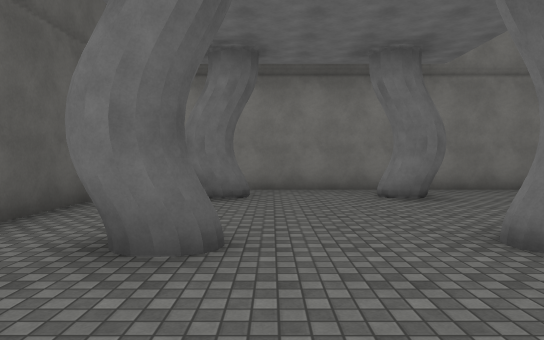
view 1 (above)

22 first-person views from a walk through a 3-D level made in the Unity game engine. The camera is 1.5 m above the floor, tilts 2° down and sees 75° across. The floor is counted in squares, 2 m on a side. Each view is taken from the middle of a square. On the plan, view 1 faces up. The plan holds only what a view shows up to about 11 squares ahead; the rest is blank. The place goes on beyond the plan. The player is left out. Surface patterns are stand-ins for the level's own textures.

view 2
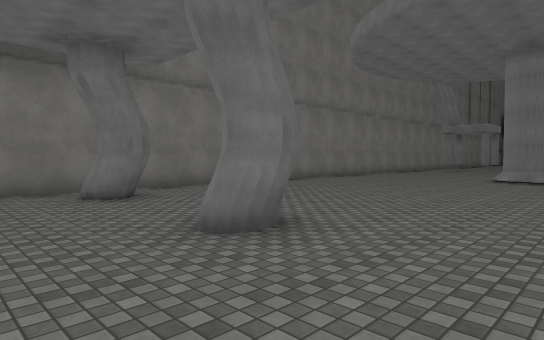

view 3
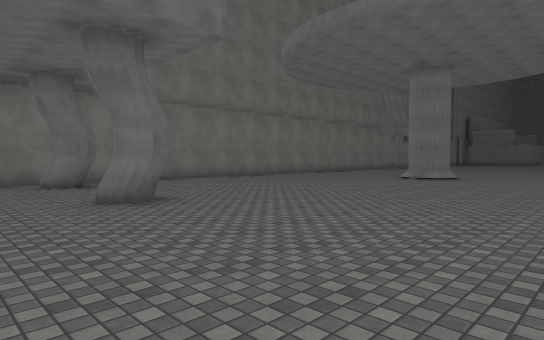

view 4
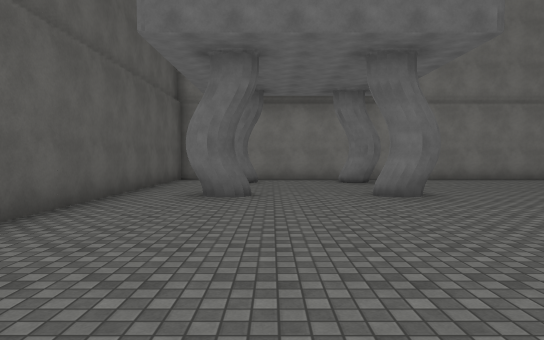

view 5
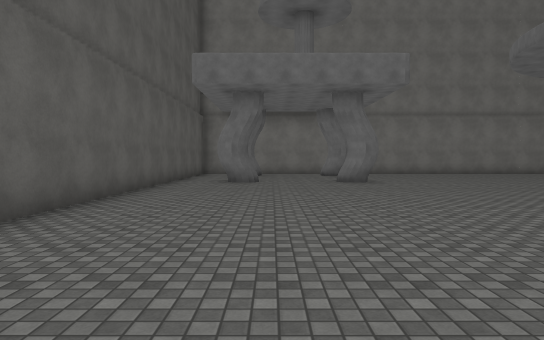

view 6
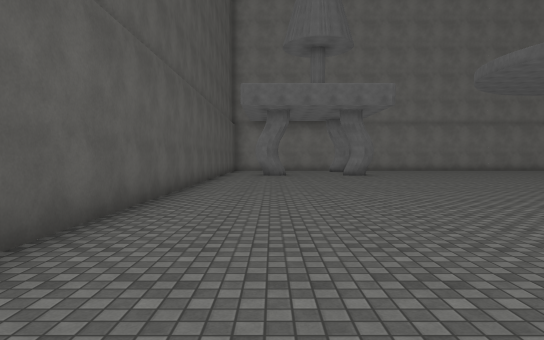

view 7
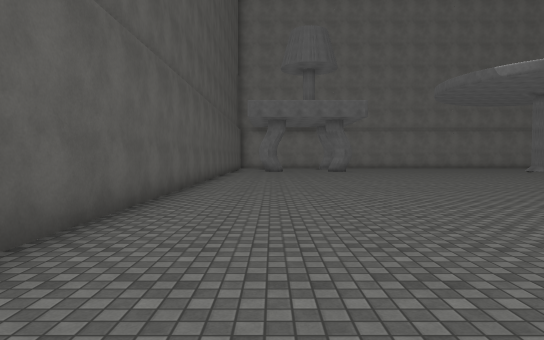

view 8
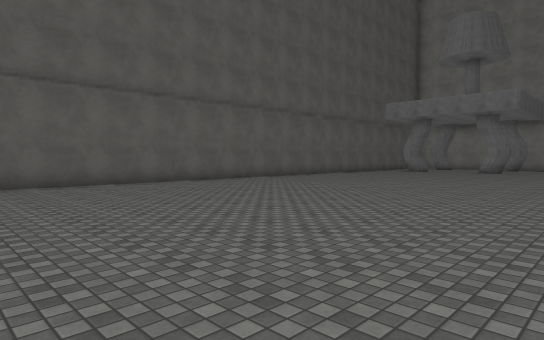

view 9
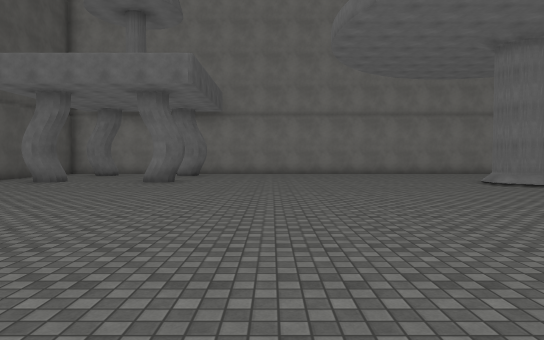

view 10
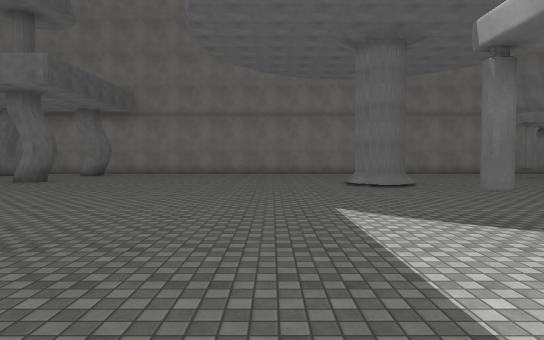

view 11
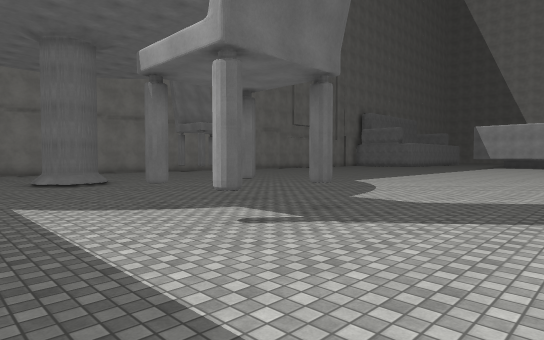

view 12
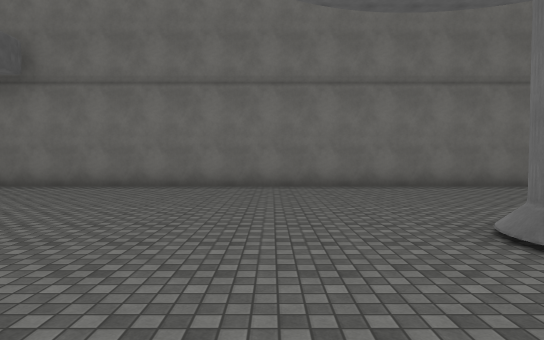

view 13
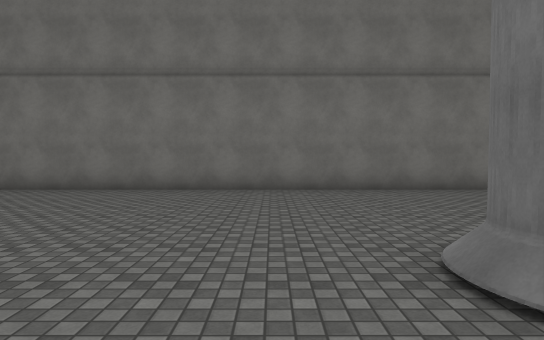

view 14
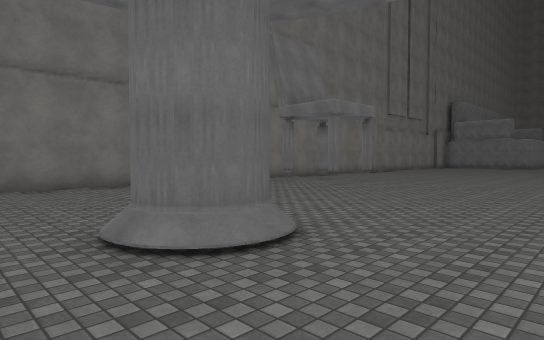

view 15
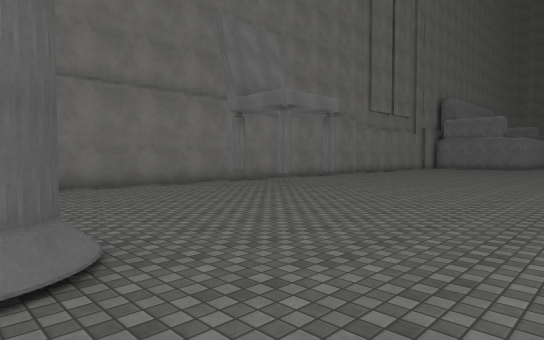

view 16
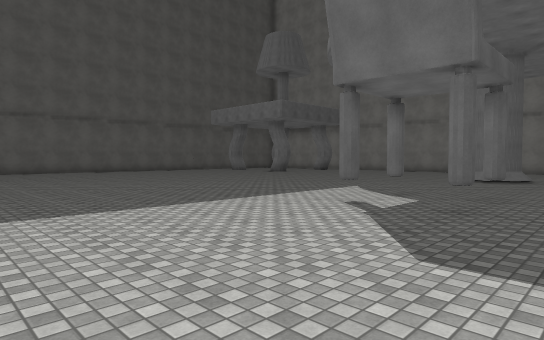

view 17
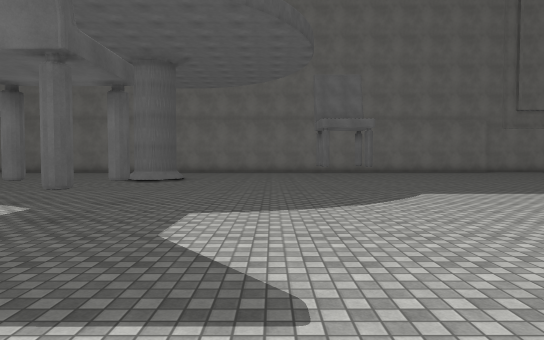

view 18
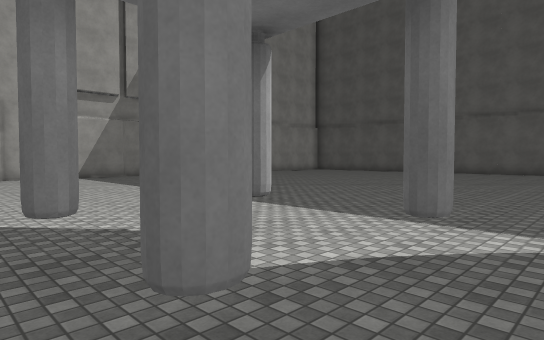

view 19
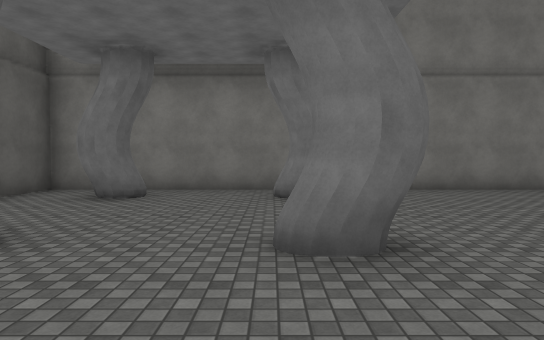

view 20
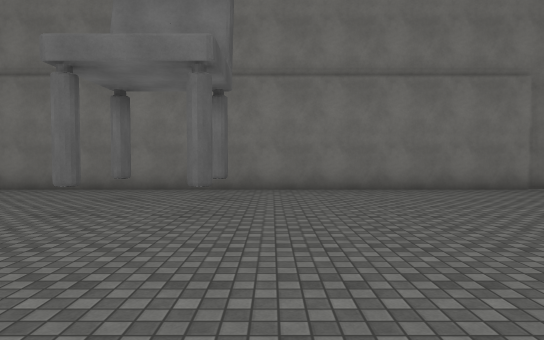

view 21
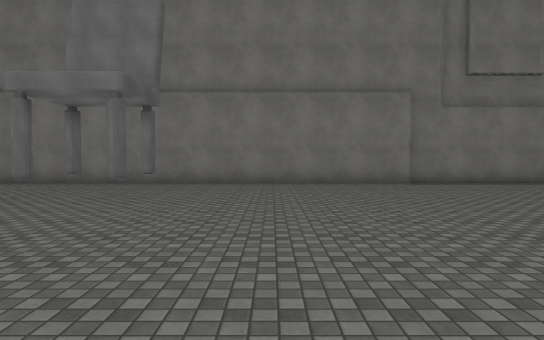

view 22
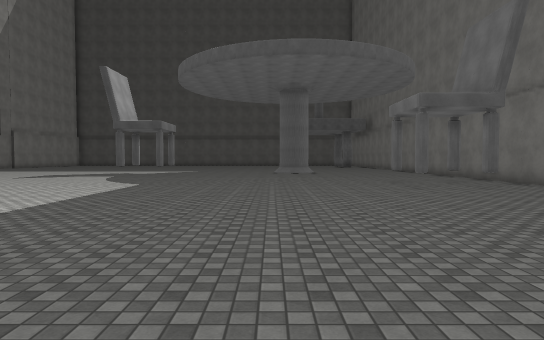

### Floor plan
Key: @ floor where view 1 was taken; # wall or solid block; . main floor; : floor 0.25 m higher than the main floor; / step, stairs or slope.
Columns run from 4 left of view 1 to 30 right of it. Each row starts with its distance up from view 1.
  9 ###################################
  8 #..................................
  7 #..#...#...............#...........
  6 #..................................
  5 #......................#...........
  4 #.................................
  3 #..#...#.........:...............
  2 #.............../#:...............
  1 #................/.................
  0 #...@.............................
 -1 #................................
 -2 #...............................
 -3 #.............................
 -4 #................#.#.........
 -5 #...........................
 -6 #..........................
 -7 #..........................
 -8 #........................
 -9 #......................
-10 #................... .
-11 #..........    .... .
-12 #...........   ....
-13 #...........   ....
-14 #...........   ...
-15 #..........
-16    .   ... .

Positions as (right, up) in squares from view 1, and headings:
1: (0, 0), facing up
2: (0, 0), facing up-right
3: (0, -3), facing up-right
4: (0, -4), facing up
5: (0, -8), facing up
6: (-1, -12), facing up
7: (-1, -16), facing up
8: (7, -16), facing up-left
9: (6, -8), facing up
10: (10, -8), facing up
11: (10, -9), facing up-right
12: (10, -1), facing up
13: (11, 0), facing up
14: (11, -1), facing up-right
15: (13, -1), facing up-right
16: (16, -11), facing up-left
17: (17, -10), facing up
18: (15, -3), facing down-left
19: (2, 0), facing up
20: (22, 0), facing up
21: (24, -2), facing up
22: (30, 1), facing left
